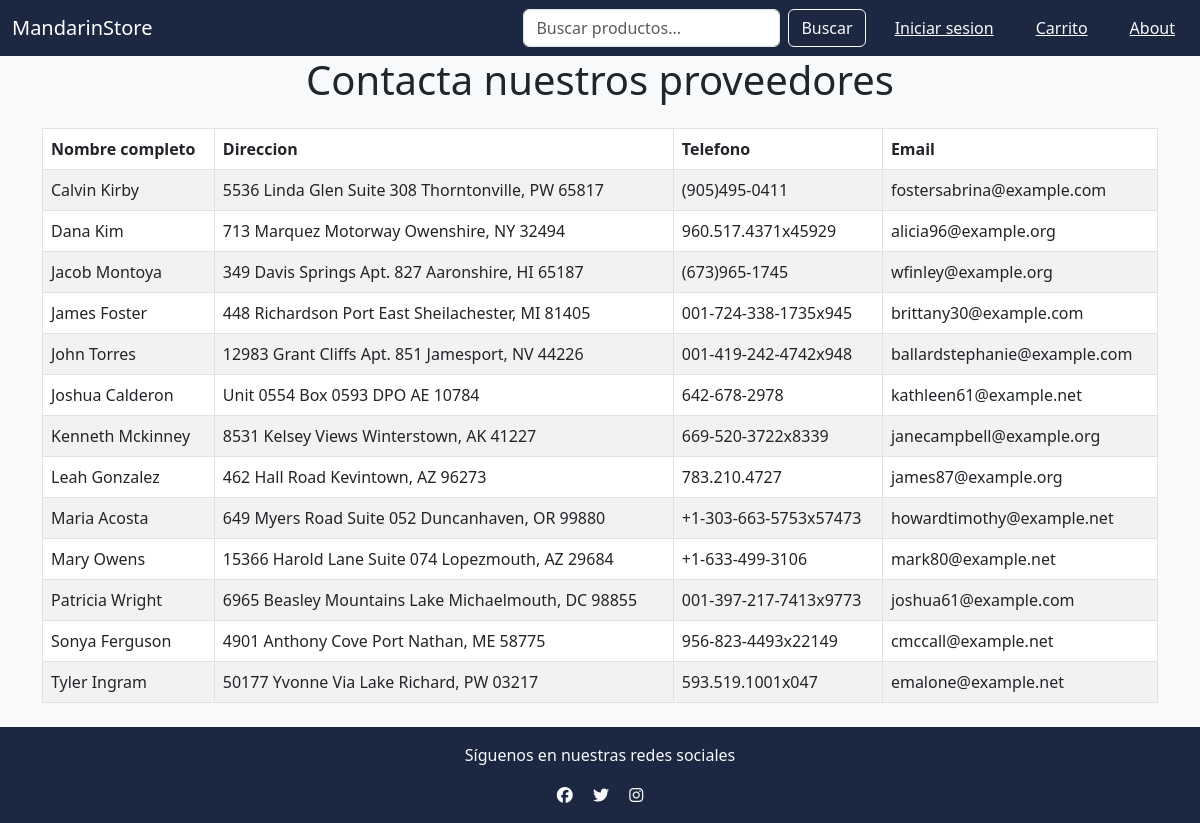
/storeapp/about/, run on the app's committed database.
### storeApp/models.py (models this page shows, shortened)
class Contact(models.Model):
    contact_full_name = models.CharField(max_length = 60, unique=True)
    contact_address = models.CharField(max_length=100)
    contact_phone = models.CharField(max_length=20)
    contact_email = models.EmailField(unique = True, max_length=255)
    contact_active = models.BooleanField()

### storeApp/views.py (the view)
# urls.py: path('about/', about, name = "about"),
def about(request):
    active_contacts = Contact.objects.filter(contact_active = True).order_by('contact_full_name')
    my_context = {
        "contacts": active_contacts,
    }
    return render(request, "storeApp/about.html", context = my_context)

### templates/storeApp/about.html
{% extends 'storeApp/base.html' %}
{% block content %}
{% load static %}
<div class="">
    <h1 class="text-center">Contacta nuestros proveedores</h1>
</div>
<div class="container my-4">
    <table class="table table-striped table-bordered">
        <thead class="">
            <tr>
                <th>Nombre completo</th>
                <th>Direccion</th>
                <th>Telefono</th>
                <th>Email</th>
            </tr>
        </thead>
        <tbody>
            {% for contact in contacts %}
                <tr>
                    <td>{{ contact.contact_full_name }}</td>
                    <td>{{ contact.contact_address }}</td>
                    <td>{{ contact.contact_phone }}</td>
                    <td>{{ contact.contact_email }}</td>
                </tr>
            {%  endfor %}
        </tbody>
    </table>
</div>
{% endblock%}

### static/storeApp/css/styles.css (style rules this page uses)
thead th { background-color: rgb(0,49,83); }

### data on the page
Contact: contact_full_name "Calvin Kirby", contact_address "5536 Linda Glen Suite 308 Thorntonville, PW 65817", contact_phone "(905)495-0411", contact_email "fostersabrina@example.com"
Contact: contact_full_name "Dana Kim", contact_address "713 Marquez Motorway Owenshire, NY 32494", contact_phone "960.517.4371x45929", contact_email "alicia96@example.org"
Contact: contact_full_name "Jacob Montoya", contact_address "349 Davis Springs Apt. 827 Aaronshire, HI 65187", contact_phone "(673)965-1745", contact_email "wfinley@example.org"
Contact: contact_full_name "James Foster", contact_address "448 Richardson Port East Sheilachester, MI 81405", contact_phone "001-724-338-1735x945", contact_email "brittany30@example.com"
Contact: contact_full_name "John Torres", contact_address "12983 Grant Cliffs Apt. 851 Jamesport, NV 44226", contact_phone "001-419-242-4742x948", contact_email "ballardstephanie@example.com"
Contact: contact_full_name "Joshua Calderon", contact_address "Unit 0554 Box 0593 DPO AE 10784", contact_phone "642-678-2978", contact_email "kathleen61@example.net"
Contact: contact_full_name "Kenneth Mckinney", contact_address "8531 Kelsey Views Winterstown, AK 41227", contact_phone "669-520-3722x8339", contact_email "janecampbell@example.org"
Contact: contact_full_name "Leah Gonzalez", contact_address "462 Hall Road Kevintown, AZ 96273", contact_phone "783.210.4727", contact_email "james87@example.org"
Contact: contact_full_name "Maria Acosta", contact_address "649 Myers Road Suite 052 Duncanhaven, OR 99880", contact_phone "+1-303-663-5753x57473", contact_email "howardtimothy@example.net"
Contact: contact_full_name "Mary Owens", contact_address "15366 Harold Lane Suite 074 Lopezmouth, AZ 29684", contact_phone "+1-633-499-3106", contact_email "mark80@example.net"
Contact: contact_full_name "Patricia Wright", contact_address "6965 Beasley Mountains Lake Michaelmouth, DC 98855", contact_phone "001-397-217-7413x9773", contact_email "joshua61@example.com"
Contact: contact_full_name "Sonya Ferguson", contact_address "4901 Anthony Cove Port Nathan, ME 58775", contact_phone "956-823-4493x22149", contact_email "cmccall@example.net"
Contact: contact_full_name "Tyler Ingram", contact_address "50177 Yvonne Via Lake Richard, PW 03217", contact_phone "593.519.1001x047", contact_email "emalone@example.net"
